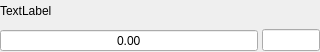
<?xml version="1.0" encoding="UTF-8"?>
<ui version="4.0">
 <class>WidgetsDoubleSpinBoxLayout</class>
 <widget class="QFrame" name="WidgetsDoubleSpinBoxLayout">
  <property name="geometry">
   <rect>
    <x>0</x>
    <y>0</y>
    <width>320</width>
    <height>52</height>
   </rect>
  </property>
  <property name="windowTitle">
   <string>Form</string>
  </property>
  <layout class="QVBoxLayout" name="verticalLayout">
   <property name="spacing">
    <number>8</number>
   </property>
   <property name="leftMargin">
    <number>0</number>
   </property>
   <property name="topMargin">
    <number>0</number>
   </property>
   <property name="rightMargin">
    <number>0</number>
   </property>
   <property name="bottomMargin">
    <number>0</number>
   </property>
   <item>
    <layout class="QHBoxLayout" name="horizontalLayout_2">
     <property name="spacing">
      <number>8</number>
     </property>
     <property name="rightMargin">
      <number>0</number>
     </property>
     <item>
      <widget class="QLabel" name="label">
       <property name="text">
        <string>TextLabel</string>
       </property>
       <property name="a_label" stdset="0">
        <bool>true</bool>
       </property>
      </widget>
     </item>
     <item>
      <spacer name="horizontalSpacer">
       <property name="orientation">
        <enum>Qt::Horizontal</enum>
       </property>
       <property name="sizeHint" stdset="0">
        <size>
         <width>40</width>
         <height>20</height>
        </size>
       </property>
      </spacer>
     </item>
    </layout>
   </item>
   <item>
    <layout class="QHBoxLayout" name="horizontalLayout">
     <property name="spacing">
      <number>4</number>
     </property>
     <item>
      <widget class="WidgetsDoubleSpinBoxWithCustomDisplay" name="doubleSpinBox">
       <property name="sizePolicy">
        <sizepolicy hsizetype="Expanding" vsizetype="Fixed">
         <horstretch>0</horstretch>
         <verstretch>0</verstretch>
        </sizepolicy>
       </property>
       <property name="alignment">
        <set>Qt::AlignCenter</set>
       </property>
       <property name="buttonSymbols">
        <enum>QAbstractSpinBox::NoButtons</enum>
       </property>
      </widget>
     </item>
     <item>
      <widget class="QLineEdit" name="lineEdit">
       <property name="enabled">
        <bool>true</bool>
       </property>
       <property name="minimumSize">
        <size>
         <width>58</width>
         <height>0</height>
        </size>
       </property>
       <property name="maximumSize">
        <size>
         <width>58</width>
         <height>16777215</height>
        </size>
       </property>
       <property name="alignment">
        <set>Qt::AlignCenter</set>
       </property>
       <property name="readOnly">
        <bool>true</bool>
       </property>
      </widget>
     </item>
    </layout>
   </item>
  </layout>
 </widget>
 <customwidgets>
  <customwidget>
   <class>WidgetsDoubleSpinBoxWithCustomDisplay</class>
   <extends>QDoubleSpinBox</extends>
   <header location="global">WidgetsModule/internal.hpp</header>
  </customwidget>
 </customwidgets>
 <resources/>
 <connections/>
</ui>
